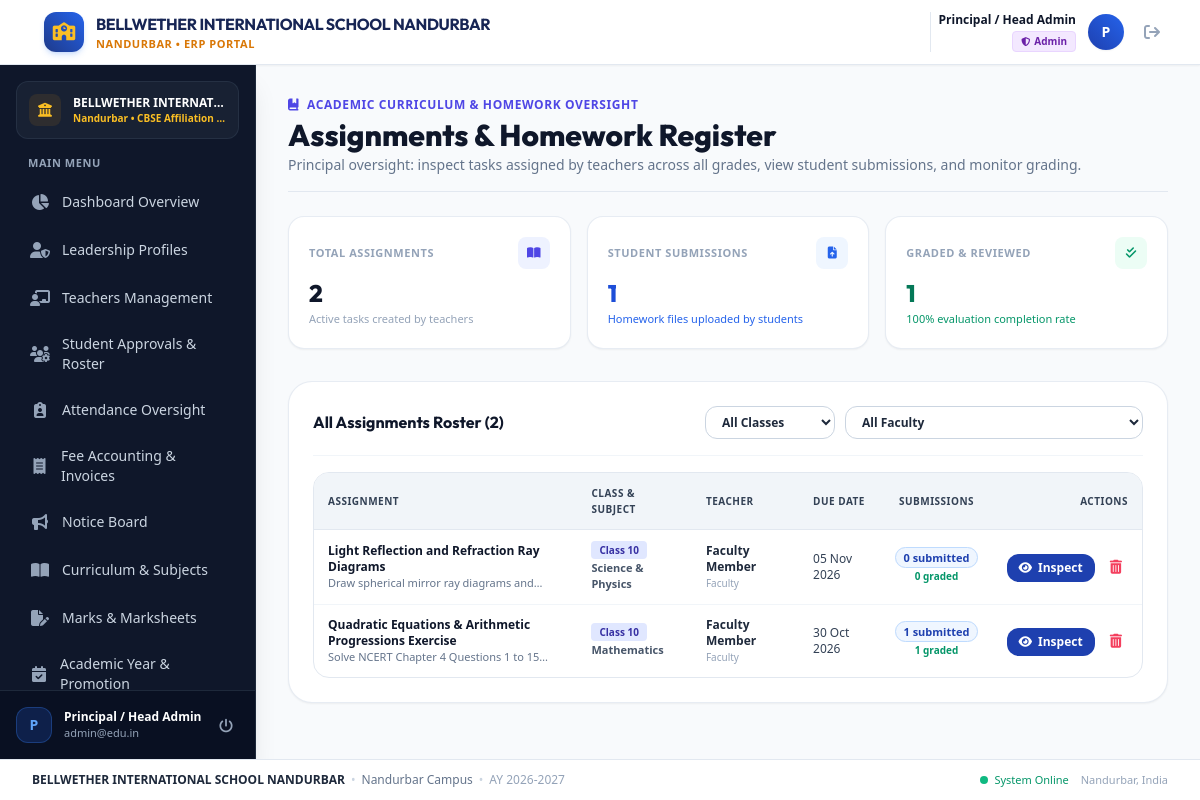
Before: /admin/assignments.php (signed in) with the older database file.
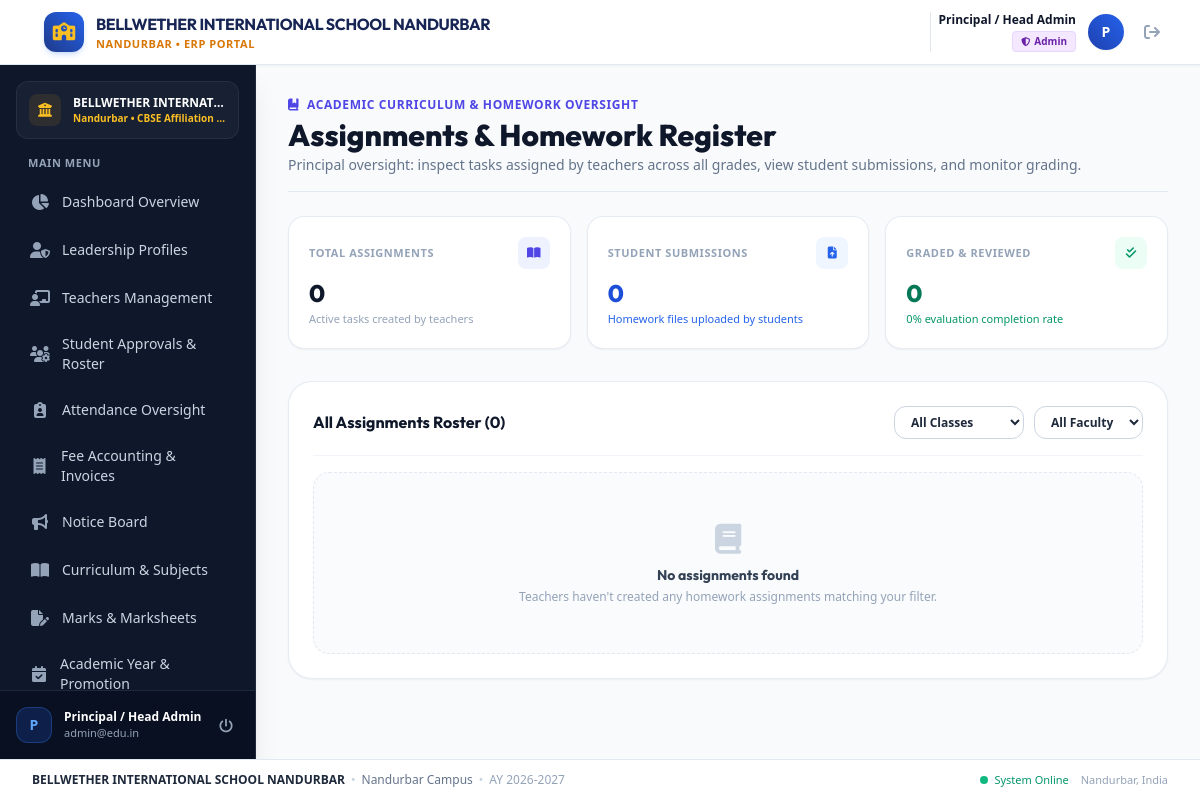
After: the same page with the newer database file.
### tables this page shows
CREATE TABLE settings (
            key TEXT PRIMARY KEY,
            value TEXT
        );

CREATE TABLE assignments (
            id INTEGER PRIMARY KEY AUTOINCREMENT,
            teacher_id INTEGER NOT NULL,
            class TEXT NOT NULL,
            subject TEXT NOT NULL,
            title TEXT NOT NULL,
            description TEXT NOT NULL,
            due_date DATE NOT NULL,
            max_marks REAL DEFAULT 100,
            attachment_path TEXT,
            created_at DATETIME DEFAULT CURRENT_TIMESTAMP
        );

### config/db.php (called while the page is built, shortened)
<?php
function get_setting($pdo, $key, $default = '') {
    try {
        $stmt = $pdo->prepare("SELECT value FROM settings WHERE key = ?");
        $stmt->execute([$key]);
        $val = $stmt->fetchColumn();
        return ($val !== false && $val !== null) ? $val : $default;
    } catch (Exception $e) {
        return $default;
    }
}
?>

### admin/assignments.php (the view, shortened to what the rows shown need)
<?php
require_once __DIR__ . '/../includes/auth.php';
$where = "WHERE 1=1";
$params = [];
$asgn_sql = "
    SELECT a.*,
           COALESCE(t.full_name, 'Faculty Member') as teacher_name,
           t.department,
           (SELECT COUNT(*) FROM assignment_submissions WHERE assignment_id = a.id) as total_submissions,
           (SELECT COUNT(*) FROM assignment_submissions WHERE assignment_id = a.id AND status = 'Graded') as total_graded
    FROM assignments a
    LEFT JOIN teachers t ON a.teacher_id = t.user_id
    {$where}
    ORDER BY a.id DESC
";
$asgn_stmt = $pdo->prepare($asgn_sql);
$asgn_stmt->execute($params);
$assignments = $asgn_stmt->fetchAll();
require_once __DIR__ . '/../includes/header.php';
require_once __DIR__ . '/../includes/sidebar.php';
?>
<main class="flex-1 overflow-y-auto bg-slate-50 p-4 sm:p-6 lg:p-8">
    <div class="flex flex-col sm:flex-row sm:items-center sm:justify-between gap-4 pb-4 border-b border-slate-200 mb-6">
        <div>
            <h1 class="text-2xl sm:text-3xl font-extrabold text-slate-900 font-['Outfit']">
                Assignments &amp; Homework Register
            </h1>
        </div>
    </div>
    <div class="bg-white rounded-3xl p-6 border border-slate-200/80 shadow-sm">
        <?php if (empty($assignments)): ?>
            <div class="text-center py-12 bg-slate-50/70 rounded-2xl border border-dashed border-slate-200">
                <i class="fa-solid fa-book text-3xl text-slate-300 mb-2"></i>
                <h4 class="text-sm font-bold text-slate-700">No assignments found</h4>
                <p class="text-xs text-slate-400 mt-1">Teachers haven't created any homework assignments matching your filter.</p>
            </div>
        <?php else: ?>
            <div class="overflow-x-auto rounded-2xl border border-slate-200">
                <table class="w-full text-left text-xs">
                    <thead class="bg-slate-100 text-slate-700 uppercase font-bold text-[10px] tracking-wider border-b border-slate-200">
                        <tr>
                            <th class="py-3 px-3.5">Assignment</th>
                            <th class="py-3 px-3.5">Class &amp; Subject</th>
                            <th class="py-3 px-3.5">Teacher</th>
                            <th class="py-3 px-3.5">Due Date</th>
                            <th class="py-3 px-3.5 text-center">Submissions</th>
                            <th class="py-3 px-3.5 text-right">Actions</th>
                        </tr>
                    </thead>
                    <tbody class="divide-y divide-slate-100">
                        <?php foreach ($assignments as $a): ?>
                            <tr class="hover:bg-slate-50/80 transition">
                                <td class="py-3 px-3.5">
                                    <div class="font-bold text-slate-900"><?= htmlspecialchars($a['title']) ?></div>
                                    <p class="text-[11px] text-slate-500 line-clamp-1 max-w-xs"><?= htmlspecialchars($a['description']) ?></p>
                                </td>
                                <td class="py-3 px-3.5">
                                    <span class="px-2 py-0.5 rounded font-bold text-[10px] bg-indigo-100 text-indigo-800">
                                        <?= htmlspecialchars($a['class']) ?>
                                    </span>
                                    <div class="text-slate-600 font-semibold text-[11px] mt-0.5"><?= htmlspecialchars($a['subject']) ?></div>
                                </td>
                                <td class="py-3 px-3.5">
                                    <div class="font-bold text-slate-800"><?= htmlspecialchars($a['teacher_name']) ?></div>
                                    <div class="text-[10px] text-slate-400"><?= htmlspecialchars($a['department'] ?? 'Faculty') ?></div>
                                </td>
                                <td class="py-3 px-3.5 text-slate-700 font-medium">
                                    <?= date('d M Y', strtotime($a['due_date'])) ?>
                                </td>
                                <td class="py-3 px-3.5 text-center whitespace-nowrap">
                                    <span class="px-2 py-0.5 rounded-full text-[11px] font-bold bg-blue-50 text-blue-800 border border-blue-200">
                                        <?= $a['total_submissions'] ?> submitted
                                    </span>
                                    <span class="text-[10px] text-emerald-600 font-bold block mt-0.5">
                                        <?= $a['total_graded'] ?> graded
                                    </span>
                                </td>
                                <td class="py-3 px-3.5 text-right whitespace-nowrap space-x-1.5">
                                    <a href="assignments.php?view_submissions=<?= $a['id'] ?>" class="inline-flex items-center px-3 py-1.5 rounded-xl bg-navy-800 hover:bg-navy-900 text-white font-bold text-xs transition shadow-xs">
                                        <i class="fa-solid fa-eye mr-1.5"></i> Inspect
                                    </a>
                                    <form method="POST" action="assignments.php" class="inline" onsubmit="return confirm('Permanently delete this assignment and all student submissions?');">
                                        <button type="submit" class="p-1.5 rounded-xl text-rose-500 hover:bg-rose-50 hover:text-rose-700 transition" title="Delete Assignment">
                                            <i class="fa-solid fa-trash-can text-sm"></i>
                                        </button>
                                    </form>
                                </td>
                            </tr>
                        <?php endforeach; ?>
                    </tbody>
                </table>
            </div>
        <?php endif; ?>
    </div>
</main>
<?php require_once __DIR__ . '/../includes/footer.php'; ?>

### includes/header.php (shortened to what the rows shown need)
<?php
require_once __DIR__ . '/auth.php';
$school_name = get_setting($pdo, 'school_name', 'BELLWETHER INTERNATIONAL SCHOOL NANDURBAR');
$school_city = get_setting($pdo, 'school_city', 'Nandurbar');
?>
<!DOCTYPE html>
<html lang="en" class="h-full bg-slate-50">
<head>
    <script src="https://cdn.tailwindcss.com"></script>
    <link rel="stylesheet" href="https://cdnjs.cloudflare.com/ajax/libs/font-awesome/6.5.1/css/all.min.css">
    <link rel="stylesheet" href="/assets/css/custom.css">
</head>
<body class="h-full flex flex-col font-sans text-slate-800 antialiased bg-slate-50">
    <header class="bg-white border-b border-slate-200 sticky top-0 z-30 shadow-sm no-print">
        <div class="px-4 sm:px-6 lg:px-8">
            <div class="flex items-center justify-between h-16">
                <div class="flex items-center space-x-3">
                    <a href="/" class="flex items-center space-x-2 sm:space-x-3 group min-w-0">
                        <div class="min-w-0">
                            <span class="text-xs sm:text-sm md:text-base font-bold tracking-tight text-navy-950 font-['Outfit'] block leading-tight truncate max-w-[130px] xs:max-w-[180px] sm:max-w-xs md:max-w-md lg:max-w-xl" title="<?= htmlspecialchars($school_name) ?>"><?= htmlspecialchars($school_name) ?></span>
                            <span class="text-[9px] sm:text-[11px] font-semibold tracking-wider text-amber-600 uppercase block truncate"><?= htmlspecialchars($school_city) ?> • ERP Portal</span>
                        </div>
                    </a>
                </div>
            </div>
        </div>
    </header>
    <div class="flex-1 flex overflow-hidden">

### includes/sidebar.php (shortened to what the rows shown need)
<?php
$school_name = isset($pdo) ? get_setting($pdo, 'school_name', 'BELLWETHER INTERNATIONAL SCHOOL NANDURBAR') : 'BELLWETHER INTERNATIONAL SCHOOL NANDURBAR';
$school_city = isset($pdo) ? get_setting($pdo, 'school_city', 'Nandurbar') : 'Nandurbar';
$school_affiliation = isset($pdo) ? get_setting($pdo, 'school_affiliation', 'CBSE #113042') : 'CBSE';
?>
<aside id="sidebar" class="fixed inset-y-0 left-0 z-40 w-64 bg-slate-900 text-slate-300 transform -translate-x-full lg:translate-x-0 lg:static lg:inset-auto transition-transform duration-200 ease-in-out flex flex-col justify-between shrink-0 shadow-xl border-r border-slate-800 no-print">
    <div class="p-4 flex-1 flex flex-col overflow-y-auto">
        <div class="px-3 py-3 mb-4 rounded-xl bg-slate-800/60 border border-slate-700/50 flex items-center space-x-3 min-w-0">
            <div class="min-w-0 flex-1">
                <p class="text-xs font-bold text-white truncate" title="<?= htmlspecialchars($school_name) ?>"><?= htmlspecialchars($school_name) ?></p>
                <p class="text-[10px] text-amber-400 font-semibold truncate"><?= htmlspecialchars($school_city) ?> • <?= htmlspecialchars($school_affiliation) ?></p>
            </div>
        </div>
    </div>
</aside>

### includes/footer.php (shortened to what the rows shown need)
<?php
$footer_school_name = isset($pdo) ? get_setting($pdo, 'school_name', 'BELLWETHER INTERNATIONAL SCHOOL NANDURBAR') : 'BELLWETHER INTERNATIONAL SCHOOL NANDURBAR';
$footer_school_city = isset($pdo) ? get_setting($pdo, 'school_city', 'Nandurbar') : 'Nandurbar';
?>
    </div>
    <footer class="bg-white border-t border-slate-200 py-3 px-4 sm:px-6 lg:px-8 text-xs text-slate-500 flex flex-col sm:flex-row items-center justify-between gap-2 no-print">
        <div class="flex flex-wrap items-center justify-center sm:justify-start gap-1.5 text-center sm:text-left min-w-0">
            <span class="font-bold text-slate-800 break-words"><?= htmlspecialchars($footer_school_name) ?></span>
            <span class="text-slate-300 hidden sm:inline">&bull;</span>
            <span class="text-slate-500"><?= htmlspecialchars($footer_school_city) ?> Campus</span>
            <span class="text-slate-300 hidden sm:inline">&bull;</span>
            <span class="text-slate-400">AY 2026-2027</span>
        </div>
        <div class="flex items-center space-x-3 shrink-0">
            <span class="inline-flex items-center text-emerald-600 font-medium text-[11px]">
                <span class="w-2 h-2 rounded-full bg-emerald-500 mr-1.5 animate-pulse"></span> System Online
            </span>
            <span class="text-slate-400 text-[11px]"><?= htmlspecialchars($footer_school_city) ?>, India</span>
        </div>
    </footer>
</body>
</html>

Changed rows visible on the page:
removed assignments: title "Light Reflection and Refraction Ray Diagrams", description "Draw spherical mirror ray diagrams…", class "Class 10", subject "Science & Physics", teacher_name "Faculty Member", department "Faculty", due_date "05 Nov 2026", total_submissions "0", total_graded "0"
removed assignments: title "Quadratic Equations & Arithmetic Progressions Exercise", description "Solve NCERT Chapter 4 Questions 1 to…", class "Class 10", subject "Mathematics", teacher_name "Faculty Member", department "Faculty", due_date "30 Oct 2026", total_submissions "1", total_graded "1"
Other visible differences:
$stat_total_asgn: "2" → "0"
$stat_total_subs: "1" → "0"
$stat_total_graded: "1" → "0"
count($assignments): "2" → "0"
text no longer shown: "100 ASSIGNMENT CLASS & SUBJECT TEACHER DUE DATE SUBMISSIONS ACTIONS"
text now shown: "0 No assignments found Teachers haven't created any homework assignments matching your filter."
